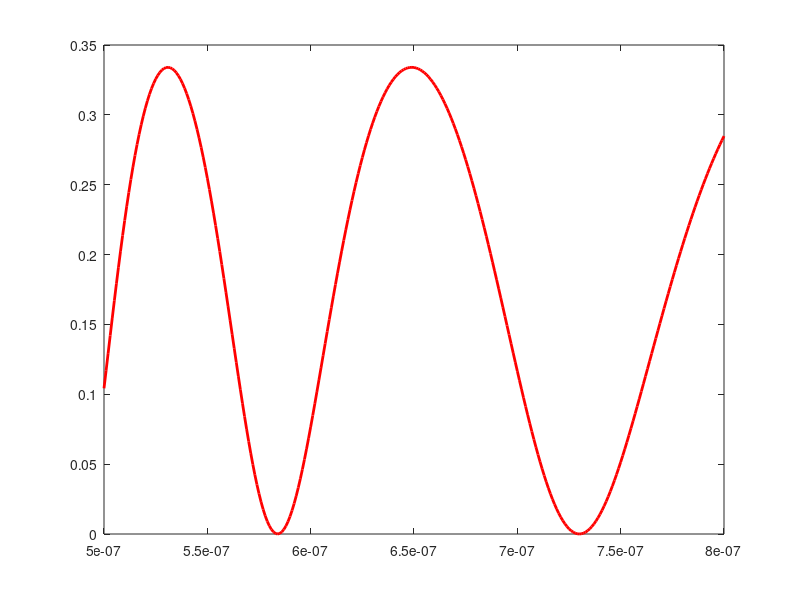

MATLAB code to generate this figure:
% Transmittance and reflectance for 1 bilayer of (SixNy/SixONy) as a function of
% wavelength

n_1=1;     %refractive index of medium 1 (air)
n_s=1.46;   %refractive index of medium 2 (SixNy)
n_3=1;   %refractive index of medium 3 (SixONy)
n_4=1;     %refractive index of medium 4 (air)

lmd0=500e-9;                    % starting wavelength of light in free space
lmdf=800e-9;
lmd=lmd0;
t=1e-6;                         %thickness of slab              
%k=2*pi/lmd;                    %free space wave constant
%ks=k*n_s;                      %wave constant in dielectric slab
theta_d=50;                     %angle of incidence at the slab in degrees
theta=theta_d*pi/180;           %angle of incidence at the slab in radians
beta=asin(n_1*sin(theta)/n_s);  %angle of refraction for 1/2 interface
gamma=asin(n_s*sin(beta)/n_3);  %angle of refraction for 2/3 interface
alpha=asin(n_3*sin(gamma)/n_4); %angle of refraction for 3/4 interface

%reflection(p1,p2) and transmission(t1,t2) coefficients for interfaces between 1/2 and
%2/3 respectively

p1=(n_1*cos(theta)-n_s*cos(beta))/(n_1*cos(theta)+n_s*cos(beta));
p2=(n_s*cos(beta)-n_3*cos(gamma))/(n_s*cos(beta)+n_3*cos(gamma));
%p3=(n_3*cos(gamma)-n_4*cos(alpha))/(n_3*cos(gamma)+n_4*cos(alpha));

t1=2*n_1*cos(theta)/(n_1*cos(theta)+n_s*cos(beta));
t2=2*n_s*cos(beta)/(n_s*cos(beta)+n_3*cos(gamma));
%t3=2*n_3*cos(gamma)/(n_3*cos(gamma)+n_4*cos(alpha));
%Transformation matrix
int12=1/t1*[1, p1; p1, 1]; %E field matrix for interface 1/2
int23=1/t2*[1, p2; p2, 1]; %E field matrix for interface 2/3
%int24=1/t3*[1, p3; p3, 1];
xlabel('Wavelength in meters');
ylabel('Reflectance');
title('Plot of reflectance with wavelength');
wavelength=[];
reflectance_1=[];
for lmd=lmd0:1e-9:lmdf
k=2*pi./lmd;
ks=k*n_s; %wave number in medium s
k3=k*n_3; %wave number in medium 3
ph2=[exp(-1i*ks*t), 0; 0, exp(1i*ks*t)];
%ph3=[exp(-1i*k3*t), 0; 0, exp(1i*k3*t)];
%M = int12*ph2*int23*ph3*int24;
M = int12*ph2*int23;
Tpwr=abs(1/M(1,1))^2;
Rpwr=abs(M(2,1)/M(1,1))^2;

%Overall transmission coefficient
%T=t1*t2*exp(-1i*t*ks)./(1+p1*p2*exp(-2*1i*t*ks));
%Overall reflection coefficient
%R=(p1+p2*exp(-2*1i*t*ks))./(1+p1*p2*exp(-2*1i*t*ks));
%Overall transmittance (Power transmitted / Power incident)
%Tpwr=(abs(T)).^2;
%plot(lmd,Tpwr,'r+--','LineWidth',2);
%hold on;
wavelength=[wavelength lmd];
reflectance_1=[reflectance_1 Rpwr];

end

figure(1);
plot(wavelength,reflectance_1,'-r','linewidth',2)
